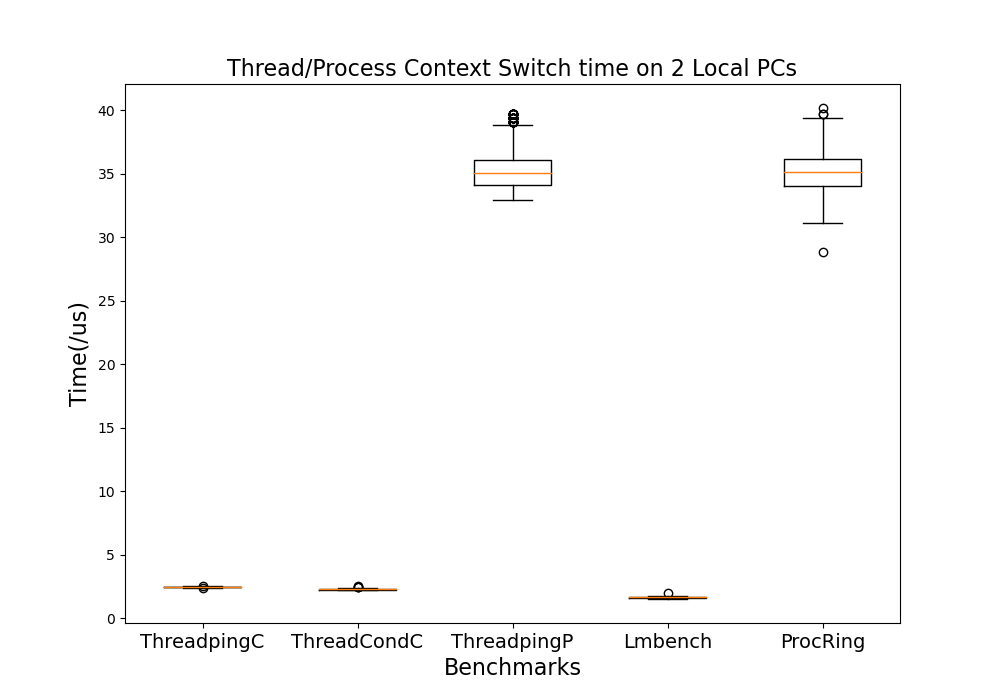

The Python source for this figure:
import csv
import matplotlib.pyplot as plt

t1, t2, t3, t4, t5 = [], [], [], [], []

with open('./local_pc.csv', 'r') as myfile:
    rows= csv.reader(myfile,delimiter=',')
    for row in rows:
        if(row[0]!=""):
            t1.append(float(row[0]))
        if(row[1]!=""):
            t2.append(float(row[1]))
        if(row[2]!=""):
            t3.append(float(row[2]))
        if(row[3]!=""):
            t4.append(float(row[3]))
        if(row[4]!=""):
            t5.append(float(row[4]))

data = [t1, t2, t3, t4, t5]

fig = plt.figure(figsize = (10,7))
ax = fig.add_subplot(111)
ax.boxplot(data)
# fig.title('Thread/Process Context Switch time on 2 Local PCs', fontsize=14)
ax.set_title('Thread/Process Context Switch time on 2 Local PCs', fontsize=16)
# ax.set_xlabel('Benchmarks')
plt.xlabel('Benchmarks', fontsize=16)
plt.ylabel('Time(/us)', fontsize=16)

plt.xticks([1, 2, 3, 4, 5], ['ThreadpingC', 'ThreadCondC', 'ThreadpingP', 'Lmbench', 'ProcRing'],fontsize=14)
plt.show()
